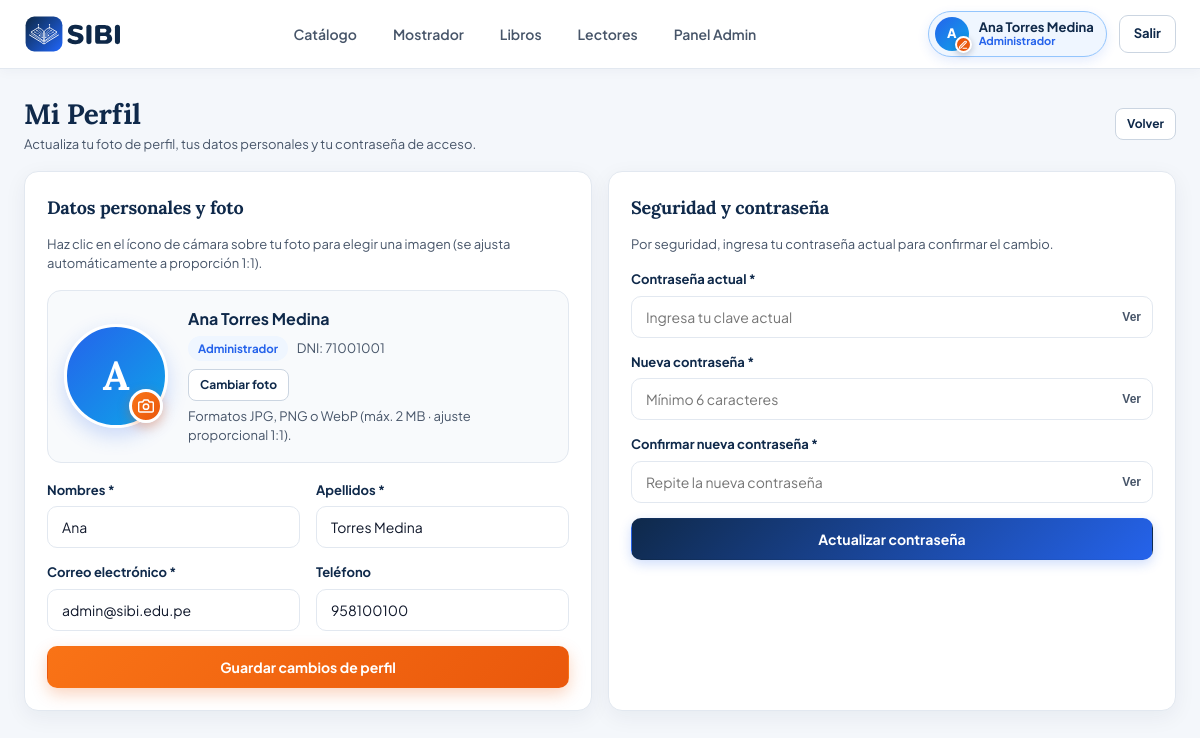
The app's page /perfil.php (signed in) with its own data.
### tables this page shows
CREATE TABLE usuarios (
    id INT AUTO_INCREMENT PRIMARY KEY,
    nombres VARCHAR(100) NOT NULL,
    apellidos VARCHAR(100) NOT NULL,
    dni VARCHAR(15) NOT NULL UNIQUE,
    correo VARCHAR(120) NOT NULL UNIQUE,
    telefono VARCHAR(20) DEFAULT NULL,
    foto VARCHAR(255) DEFAULT NULL,
    password_hash VARCHAR(255) NOT NULL,
    rol ENUM('administrador','bibliotecario','lector') NOT NULL DEFAULT 'lector',
    estado TINYINT(1) NOT NULL DEFAULT 1,
    fecha_registro TIMESTAMP DEFAULT CURRENT_TIMESTAMP
);

### php/auth.php (called while the page is built, shortened)
<?php
function h(string $str): string {
    return htmlspecialchars($str, ENT_QUOTES, 'UTF-8');
}
function usuario_actual(): ?array {
    return $_SESSION['usuario'] ?? null;
}
function etiqueta_rol(string $rol): string {
    return match ($rol) {
        'administrador' => 'Administrador',
        'bibliotecario' => 'Bibliotecario',
        default         => 'Lector',
    };
}
function asegurar_columna_foto(PDO $pdo): void {
    try {
        $col = $pdo->query("SHOW COLUMNS FROM usuarios LIKE 'foto'")->fetch();
    } catch (Throwable $e) {
    }
}

### php/usuarios.php (called while the page is built, shortened)
<?php
require_once __DIR__ . '/auth.php';
function obtener_usuario_por_id(PDO $pdo, int $id): ?array {
    asegurar_columna_foto($pdo);
    $stmt = $pdo->prepare("SELECT * FROM usuarios WHERE id = ? LIMIT 1");
    $stmt->execute([$id]);
    $u = $stmt->fetch();
    return $u ?: null;
}

### perfil.php (the view, shortened to what this page needs)
<?php
require_once __DIR__ . '/php/layout.php';
require_once __DIR__ . '/php/usuarios.php';
$uid = (int)usuario_actual()['id'];
$u = obtener_usuario_por_id($pdo, $uid);
$inicial = strtoupper(mb_substr($u['nombres'] ?? 'U', 0, 1));
$tieneFoto = !empty($u['foto']);
render_head('Mi Perfil — SIBI');
render_topbar('perfil');
?>
<main class="container">
  <div class="section-bar">
    <div>
      <h1 style="font-size:28px;">Mi Perfil</h1>
      <p class="text-muted">Actualiza tu foto de perfil, tus datos personales y tu contraseña de acceso.</p>
    </div>
    <a href="<?= $u['rol'] === 'administrador' ? 'panel.php' : 'catalogo.php' ?>" class="btn btn-outline btn-sm">Volver</a>
  </div>
  <div class="grid-2">
    <div class="card">
      <h3>Datos personales y foto</h3>
      <p class="card-sub">Haz clic en el ícono de cámara sobre tu foto para elegir una imagen (se ajusta automáticamente a proporción 1:1).</p>
      <form method="post" enctype="multipart/form-data">
        <div class="profile-avatar-block">
          <label for="perfil-foto-input" class="profile-avatar-box" title="Cambiar foto de perfil">
            <span id="perfil-avatar-initial"
                  class="profile-avatar-initial"
                  style="<?= $tieneFoto ? 'display:none;' : '' ?>"><?= h($inicial) ?></span>
            <span class="profile-avatar-edit-btn" aria-label="Editar imagen">
              <svg viewBox="0 0 24 24" width="16" height="16" fill="none" stroke="currentColor" stroke-width="2.2" stroke-linecap="round" stroke-linejoin="round">
                <path d="M23 19a2 2 0 0 1-2 2H3a2 2 0 0 1-2-2V8a2 2 0 0 1 2-2h4l2-3h6l2 3h4a2 2 0 0 1 2 2z"/>
                <circle cx="12" cy="13" r="4"/>
              </svg>
            </span>
          </label>
          <div class="profile-avatar-meta">
            <strong><?= h($u['nombres'] . ' ' . $u['apellidos']) ?></strong>
            <div style="margin:4px 0 8px;">
              <span class="badge badge-blue"><?= h(etiqueta_rol($u['rol'])) ?></span>
              <span class="text-muted" style="margin-left:6px;">DNI: <?= h($u['dni']) ?></span>
            </div>
            <div class="actions-cell">
              <label for="perfil-foto-input" class="btn btn-outline btn-sm" style="cursor:pointer;">Cambiar foto</label>
            </div>
            <small class="text-muted" style="display:block;margin-top:6px;">Formatos JPG, PNG o WebP (máx. 2 MB · ajuste proporcional 1:1).</small>
          </div>
        </div>
        <div class="grid-2">
          <div class="field">
            <label for="pf-nombres">Nombres *</label>
            <input class="input" id="pf-nombres" name="nombres" required value="<?= h($u['nombres']) ?>">
          </div>
          <div class="field">
            <label for="pf-apellidos">Apellidos *</label>
            <input class="input" id="pf-apellidos" name="apellidos" required value="<?= h($u['apellidos']) ?>">
          </div>
        </div>
        <div class="grid-2">
          <div class="field">
            <label for="pf-correo">Correo electrónico *</label>
            <input class="input" type="email" id="pf-correo" name="correo" required value="<?= h($u['correo']) ?>">
          </div>
          <div class="field">
            <label for="pf-telefono">Teléfono</label>
            <input class="input" id="pf-telefono" name="telefono" maxlength="20" value="<?= h($u['telefono'] ?? '') ?>">
          </div>
        </div>
        <button type="submit" class="btn btn-primary btn-block">Guardar cambios de perfil</button>
      </form>
    </div>
    <div class="card">
      <h3>Seguridad y contraseña</h3>
      <p class="card-sub">Por seguridad, ingresa tu contraseña actual para confirmar el cambio.</p>
      <form method="post">
        <div class="field">
          <label for="pf-clave-actual">Contraseña actual *</label>
          <div class="pass-wrap">
            <input class="input" type="password" id="pf-clave-actual" name="clave_actual" required placeholder="Ingresa tu clave actual">
            <button type="button" class="pass-toggle" data-toggle-pass="pf-clave-actual">Ver</button>
          </div>
        </div>
        <div class="field">
          <label for="pf-clave-nueva">Nueva contraseña *</label>
          <div class="pass-wrap">
            <input class="input" type="password" id="pf-clave-nueva" name="clave_nueva" required minlength="6" placeholder="Mínimo 6 caracteres">
            <button type="button" class="pass-toggle" data-toggle-pass="pf-clave-nueva">Ver</button>
          </div>
        </div>
        <div class="field">
          <label for="pf-clave-conf">Confirmar nueva contraseña *</label>
          <div class="pass-wrap">
            <input class="input" type="password" id="pf-clave-conf" name="clave_conf" required minlength="6" placeholder="Repite la nueva contraseña">
            <button type="button" class="pass-toggle" data-toggle-pass="pf-clave-conf">Ver</button>
          </div>
        </div>
        <button type="submit" class="btn btn-navy btn-block">Actualizar contraseña</button>
      </form>
    </div>
  </div>
</main>
<?php render_footer(); ?>

### php/layout.php (shortened to what this page needs)
<?php
require_once __DIR__ . '/auth.php';
function render_head(string $titulo = 'SIBI — Biblioteca'): void {
?>
<!DOCTYPE html>
<html lang="es">
<head>
  <link rel="stylesheet" href="css/styles.css">
</head>
<body>
<?php
}
function render_topbar(string $activa = 'catalogo'): void {
    $u = usuario_actual();
    $rol = $u['rol'] ?? 'lector';
    $inicial = strtoupper(mb_substr($u['nombres'] ?? 'U', 0, 1));
    $foto = $u['foto'] ?? '';
?>
<header class="topbar">
  <div class="topbar-inner">
    <a href="catalogo.php" class="brand" aria-label="SIBI Inicio">
      <img src="assets/img/sibi-logo-color.svg" alt="SIBI" class="brand-logo">
    </a>
    <nav class="topnav">
      <a href="catalogo.php" class="<?= $activa === 'catalogo' ? 'active' : '' ?>">Catálogo</a>
      <?php if (in_array($rol, ['administrador', 'bibliotecario'], true)): ?>
        <a href="mostrador.php" class="<?= $activa === 'mostrador' ? 'active' : '' ?>">Mostrador</a>
        <a href="catalogo_admin.php" class="<?= $activa === 'libros' ? 'active' : '' ?>">Libros</a>
        <a href="lectores.php" class="<?= $activa === 'lectores' ? 'active' : '' ?>">Lectores</a>
      <?php endif; ?>
      <?php if ($rol === 'administrador'): ?>
        <a href="panel.php" class="<?= $activa === 'panel' ? 'active' : '' ?>">Panel Admin</a>
      <?php endif; ?>
    </nav>
    <div class="user-menu">
      <a href="perfil.php" class="user-chip <?= $activa === 'perfil' ? 'active' : '' ?>" title="Editar perfil y foto">
        <span class="user-avatar-wrap">
          <span class="user-avatar">
            <?php if ($foto): ?>
              <img src="<?= h($foto) ?>" alt="<?= h($u['nombres'] ?? 'Usuario') ?>" class="user-avatar-img">
            <?php else: ?>
              <?= h($inicial) ?>
            <?php endif; ?>
          </span>
          <span class="avatar-edit-badge" aria-hidden="true">
            <svg viewBox="0 0 24 24" width="10" height="10" fill="none" stroke="currentColor" stroke-width="2.5" stroke-linecap="round" stroke-linejoin="round">
              <path d="M12 20h9"/>
              <path d="M16.5 3.5a2.121 2.121 0 0 1 3 3L7 19l-4 1 1-4L16.5 3.5z"/>
            </svg>
          </span>
        </span>
        <div class="user-meta">
          <strong><?= h(($u['nombres'] ?? '') . ' ' . ($u['apellidos'] ?? '')) ?></strong>
          <span><?= h(etiqueta_rol($rol)) ?></span>
        </div>
      </a>
      <a href="logout.php" class="btn-logout">Salir</a>
    </div>
  </div>
</header>
<?php
}
function render_footer(): void {
?>
</body>
</html>
<?php
}

### records on screen
usuarios: nombres "A", nombres+apellidos "Ana Torres Medina", rol "Administrador", dni "71001001", nombres "Ana", apellidos "Torres Medina", correo "admin@sibi.edu.pe", telefono "958100100"
